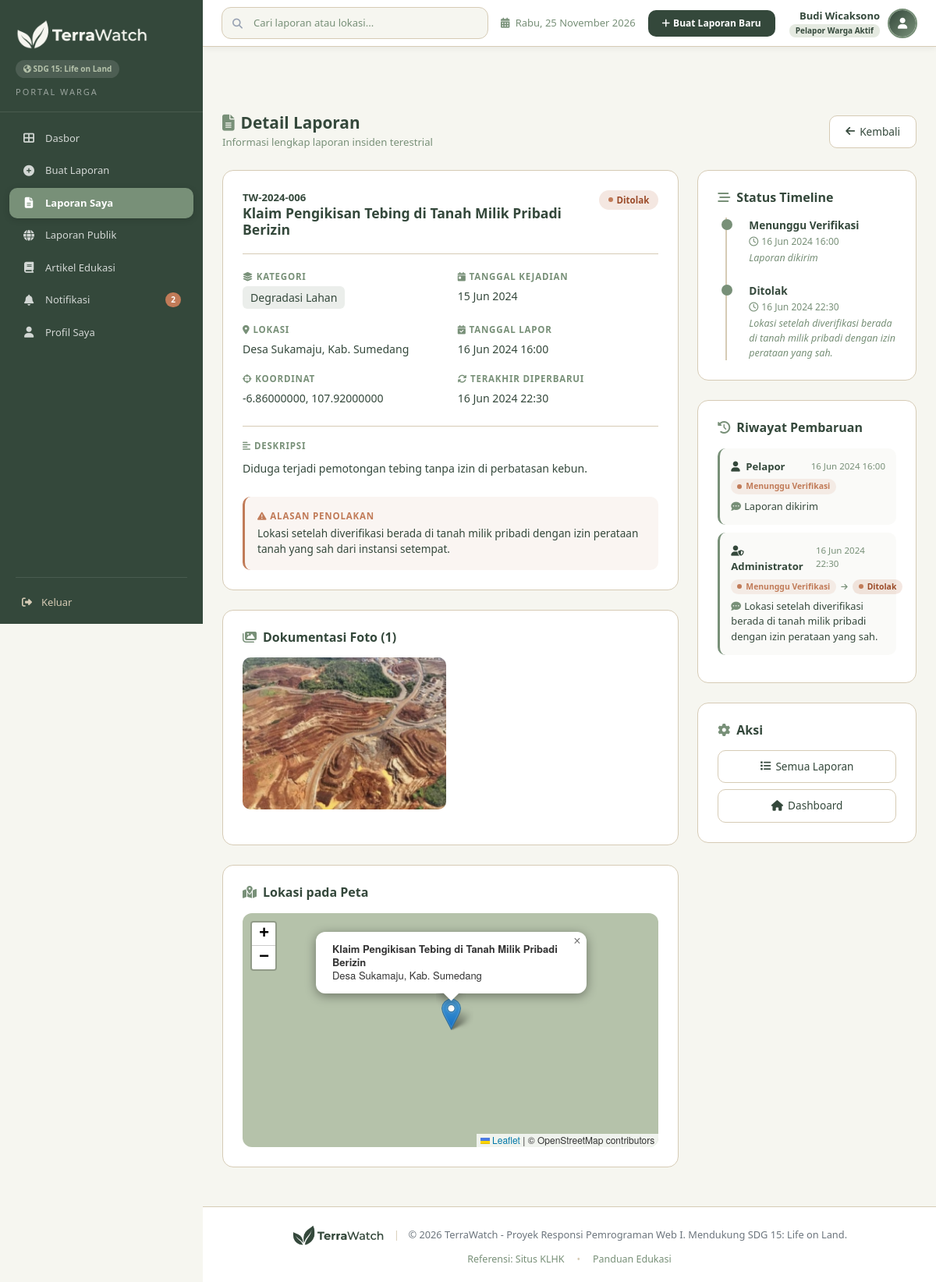
Screenshot of /user/detail_laporan.php?id=6 (signed in) with the database file from the repository.
### tables this page shows
CREATE TABLE `reports` (
  `report_id`        INT           NOT NULL AUTO_INCREMENT,
  `user_id`          INT           NOT NULL,
  `category_id`      INT           NOT NULL,
  `title`            VARCHAR(255)  NOT NULL,
  `incident_date`    DATE          NOT NULL,
  `location`         VARCHAR(500)  NOT NULL,
  `latitude`         DECIMAL(10,8) NULL DEFAULT NULL,
  `longitude`        DECIMAL(11,8) NULL DEFAULT NULL,
  `description`      TEXT          NOT NULL,
  `status`           ENUM('Pending','Revision','Verified','In Progress','Completed','Rejected') NOT NULL DEFAULT 'Pending',
  `rejection_reason` TEXT          NULL,
  `created_at`       TIMESTAMP     NOT NULL DEFAULT CURRENT_TIMESTAMP,
  `updated_at`       TIMESTAMP     NOT NULL DEFAULT CURRENT_TIMESTAMP ON UPDATE CURRENT_TIMESTAMP,
  PRIMARY KEY (`report_id`),
  INDEX `idx_reports_status` (`status`),
  INDEX `idx_reports_created_at` (`created_at`),
  INDEX `idx_reports_user_id` (`user_id`),
  INDEX `idx_reports_category_id` (`category_id`),
  CONSTRAINT `fk_reports_user`     FOREIGN KEY (`user_id`)     REFERENCES `users`(`user_id`),
  CONSTRAINT `fk_reports_category` FOREIGN KEY (`category_id`) REFERENCES `categories`(`category_id`)
);

CREATE TABLE `categories` (
  `category_id`   INT          NOT NULL AUTO_INCREMENT,
  `category_name` VARCHAR(100) NOT NULL,
  `description`   TEXT         NULL,
  `icon`          VARCHAR(50)  NULL DEFAULT NULL,
  `created_at`    TIMESTAMP    NOT NULL DEFAULT CURRENT_TIMESTAMP,
  PRIMARY KEY (`category_id`)
);

CREATE TABLE `report_images` (
  `image_id`    INT          NOT NULL AUTO_INCREMENT,
  `report_id`   INT          NOT NULL,
  `image_path`  VARCHAR(255) NOT NULL,
  `uploaded_at` TIMESTAMP    NOT NULL DEFAULT CURRENT_TIMESTAMP,
  PRIMARY KEY (`image_id`),
  INDEX `idx_report_images_report_id` (`report_id`),
  CONSTRAINT `fk_report_images_report` FOREIGN KEY (`report_id`) REFERENCES `reports`(`report_id`) ON DELETE CASCADE
);

CREATE TABLE `report_updates` (
  `update_id`  INT         NOT NULL AUTO_INCREMENT,
  `report_id`  INT         NOT NULL,
  `changed_by` INT         NULL DEFAULT NULL,
  `old_status` VARCHAR(50) NULL DEFAULT NULL,
  `new_status` VARCHAR(50) NOT NULL,
  `note`       TEXT        NULL,
  `created_at` TIMESTAMP   NOT NULL DEFAULT CURRENT_TIMESTAMP,
  PRIMARY KEY (`update_id`),
  INDEX `idx_report_updates_report_id` (`report_id`),
  CONSTRAINT `fk_report_updates_report`     FOREIGN KEY (`report_id`)  REFERENCES `reports`(`report_id`) ON DELETE CASCADE,
  CONSTRAINT `fk_report_updates_changed_by` FOREIGN KEY (`changed_by`) REFERENCES `users`(`user_id`) ON DELETE SET NULL
);

CREATE TABLE `users` (
  `user_id`       INT                  NOT NULL AUTO_INCREMENT,
  `name`          VARCHAR(100)         NOT NULL,
  `email`         VARCHAR(150)         NOT NULL,
  `password`      VARCHAR(255)         NOT NULL,
  `role`          ENUM('user','admin') NOT NULL DEFAULT 'user',
  `is_active`     TINYINT(1)           NOT NULL DEFAULT 1,
  `profile_photo` VARCHAR(255)         NULL DEFAULT NULL,
  `phone`         VARCHAR(20)          NULL DEFAULT NULL,
  `address`       TEXT                 NULL,
  `created_at`    TIMESTAMP            NOT NULL DEFAULT CURRENT_TIMESTAMP,
  PRIMARY KEY (`user_id`),
  UNIQUE INDEX `idx_users_email` (`email`)
);

### user/detail_laporan.php (the view, shortened to what the rows shown need)
<?php
require_once __DIR__ . '/../helpers/functions.php';
$userId = $_SESSION['user_id'];
$reportId = isset($_GET['id']) ? (int)$_GET['id'] : 0;
try {
    $stmt = $pdo->prepare("
        SELECT r.*, c.category_name
        FROM reports r
        LEFT JOIN categories c ON r.category_id = c.category_id
        WHERE r.report_id = ? AND r.user_id = ?
    ");
    $stmt->execute([$reportId, $userId]);
    $report = $stmt->fetch(PDO::FETCH_ASSOC);
    $stmt = $pdo->prepare("SELECT * FROM report_images WHERE report_id = ? ORDER BY uploaded_at ASC");
    $stmt->execute([$reportId]);
    $images = $stmt->fetchAll(PDO::FETCH_ASSOC);
    $stmt = $pdo->prepare("
        SELECT ru.*, u.name as changer_name, u.role as changer_role
        FROM report_updates ru
        LEFT JOIN users u ON ru.changed_by = u.user_id
        WHERE ru.report_id = ?
        ORDER BY ru.created_at ASC, ru.update_id ASC
    ");
    $stmt->execute([$reportId]);
    $updates = $stmt->fetchAll(PDO::FETCH_ASSOC);
    $timeline = [];
    if (!empty($updates)) {
        foreach ($updates as $upd) {
            $timeline[] = [
                'status' => statusLabel($upd['new_status']),
                'date'   => $upd['created_at'],
                'note'   => $upd['note'] ?? '',
                'active' => true
            ];
        }
    }
    $displayReportId = generateReportId($report['report_id'], $report['created_at'] ?? null);
} catch (PDOException $e) {
    redirect('laporan_saya.php');
}
function getCategoryBadgeClassDL($categoryName) {
    $map = [
        'Penebangan Liar' => 'deforestasi',
        'Deforestasi' => 'deforestasi',
        'Kebakaran Hutan/Lahan' => 'kebakaran',
        'Kebakaran Hutan' => 'kebakaran',
        'Pembuangan Sampah' => 'sampah',
        'Kerusakan Habitat' => 'habitat',
        'Degradasi Lahan' => 'degradasi',
        'Pencemaran Darat' => 'pencemaran',
        'Lahan Gambut' => 'gambut',
    ];
    return $map[$categoryName] ?? 'deforestasi';
}
?>
<!DOCTYPE html>
<html lang="id">
<head>
    <link href="https://cdn.jsdelivr.net/npm/bootstrap@5.3.2/dist/css/bootstrap.min.css" rel="stylesheet">
    <link href="https://cdnjs.cloudflare.com/ajax/libs/font-awesome/6.5.1/css/all.min.css" rel="stylesheet">
    <link href="https://unpkg.com/leaflet@1.9.4/dist/leaflet.css" rel="stylesheet">
    <link href="../assets/css/style.css" rel="stylesheet">
</head>
<body>
<?php include __DIR__ . '/../includes/sidebar.php'; ?>
<main class="main-content">
    <div class="row g-4">
        <div class="col-lg-8">
            <div class="detail-card">
                <div class="dc-header">
                    <div>
                        <div class="dc-id"><?= $displayReportId ?></div>
                        <h5><?= htmlspecialchars($report['title']) ?></h5>
                    </div>
                    <span class="status-badge <?= strtolower(str_replace(' ', '-', $report['status'])) ?>">
                        <span class="dot"></span>
                        <?= htmlspecialchars(statusLabel($report['status'])) ?>
                    </span>
                </div>
                <div class="detail-info-grid">
                    <div class="di-item">
                        <label><i class="fas fa-layer-group me-1"></i>Kategori</label>
                        <span class="category-badge <?= getCategoryBadgeClassDL($report['category_name'] ?? '') ?>"><?= htmlspecialchars($report['category_name'] ?? '-') ?></span>
                    </div>
                    <div class="di-item">
                        <label><i class="fas fa-calendar-day me-1"></i>Tanggal Kejadian</label>
                        <span><?= formatDate($report['incident_date'] ?? '') ?></span>
                    </div>
                    <div class="di-item">
                        <label><i class="fas fa-map-marker-alt me-1"></i>Lokasi</label>
                        <span><?= htmlspecialchars($report['location'] ?? '-') ?></span>
                    </div>
                    <div class="di-item">
                        <label><i class="fas fa-calendar-check me-1"></i>Tanggal Lapor</label>
                        <span><?= formatDateTime($report['created_at'] ?? '') ?></span>
                    </div>
                    <?php if ($report['latitude'] && $report['longitude']): ?>
                    <div class="di-item">
                        <label><i class="fas fa-crosshairs me-1"></i>Koordinat</label>
                        <span><?= $report['latitude'] ?>, <?= $report['longitude'] ?></span>
                    </div>
                    <?php endif; ?>
                    <?php if ($report['updated_at']): ?>
                    <div class="di-item">
                        <label><i class="fas fa-sync me-1"></i>Terakhir Diperbarui</label>
                        <span><?= formatDateTime($report['updated_at']) ?></span>
                    </div>
                    <?php endif; ?>
                </div>
                <?php if ($report['description']): ?>
                <div class="mt-4 pt-3" style="border-top:1px solid var(--border-color)">
                    <label style="display:block;font-size:0.72rem;text-transform:uppercase;letter-spacing:0.8px;color:var(--text-muted);font-weight:600;margin-bottom:8px">
                        <i class="fas fa-align-left me-1"></i>Deskripsi
                    </label>
                    <p style="font-size:0.88rem;line-height:1.7;color:var(--text-dark);margin:0"><?= nl2br(htmlspecialchars($report['description'])) ?></p>
                </div>
                <?php endif; ?>
                <?php if ($report['status'] === 'Rejected' && $report['rejection_reason']): ?>
                <div class="mt-4 p-3" style="background:rgba(193, 123, 88, 0.08);border-radius:10px;border-left:3px solid var(--status-rejected)">
                    <label style="display:block;font-size:0.72rem;text-transform:uppercase;letter-spacing:0.8px;color:var(--status-rejected);font-weight:600;margin-bottom:4px">
                        <i class="fas fa-exclamation-triangle me-1"></i>Alasan Penolakan
                    </label>
                    <p style="font-size:0.85rem;color:var(--text-dark);margin:0"><?= nl2br(htmlspecialchars($report['rejection_reason'])) ?></p>
                </div>
                <?php endif; ?>
            </div>
            <?php if (!empty($images)): ?>
            <div class="detail-card">
                <div class="photo-gallery">
                    <?php foreach ($images as $img):
                        $imgPath = getImageUrl($img['image_path']);
                    ?>
                    <div class="gallery-item" onclick="openLightbox('<?= htmlspecialchars($imgPath) ?>')">
                        <img src="<?= htmlspecialchars($imgPath) ?>" alt="Foto Laporan" loading="lazy" onerror="this.onerror=null;this.src='<?= APP_URL ?>/assets/img/default-forest.jpg'">
                    </div>
                    <?php endforeach; ?>
                </div>
            </div>
            <?php endif; ?>
        </div>
        <div class="col-lg-4">
            <div class="detail-card">
                <div class="status-timeline">
                    <?php foreach ($timeline as $tl): ?>
                    <div class="timeline-item">
                        <div class="tl-dot <?= $tl['active'] ? 'active' : '' ?>"></div>
                        <div class="tl-content">
                            <div class="tl-status"><?= htmlspecialchars($tl['status']) ?></div>
                            <?php if ($tl['date']): ?>
                            <div class="tl-date"><i class="far fa-clock me-1"></i><?= formatDateTime($tl['date']) ?></div>
                            <?php endif; ?>
                            <?php if ($tl['note']): ?>
                            <div class="tl-note"><?= htmlspecialchars($tl['note']) ?></div>
                            <?php endif; ?>
                        </div>
                    </div>
                    <?php endforeach; ?>
                </div>
            </div>
            <?php if (!empty($updates)): ?>
            <div class="detail-card">
                <?php foreach ($updates as $upd): ?>
                <div class="update-history-item">
                    <div class="uh-header">
                        <span class="uh-admin">
                            <i class="fas fa-<?= ($upd['changed_by'] == $userId ? 'user' : 'user-shield') ?> me-1"></i>
                            <?= ($upd['changed_by'] == $userId ? 'Pelapor' : htmlspecialchars($upd['changer_name'] ?? 'Admin')) ?>
                        </span>
                        <span class="uh-date"><?= formatDateTime($upd['created_at']) ?></span>
                    </div>
                    <div class="uh-change">
                        <?php if (!empty($upd['old_status'])): ?>
                        <span class="status-badge <?= strtolower(str_replace(' ', '-', $upd['old_status'])) ?>" style="font-size:0.65rem;padding:2px 8px">
                            <span class="dot"></span><?= htmlspecialchars(statusLabel($upd['old_status'])) ?>
                        </span>
                        <i class="fas fa-arrow-right" style="font-size:0.6rem;color:var(--text-muted)"></i>
                        <?php endif; ?>
                        <span class="status-badge <?= strtolower(str_replace(' ', '-', $upd['new_status'])) ?>" style="font-size:0.65rem;padding:2px 8px">
                            <span class="dot"></span><?= htmlspecialchars(statusLabel($upd['new_status'])) ?>
                        </span>
                    </div>
                    <?php if ($upd['note']): ?>
                    <div class="uh-note"><i class="fas fa-comment-dots me-1 text-muted"></i><?= htmlspecialchars($upd['note']) ?></div>
                    <?php endif; ?>
                </div>
                <?php endforeach; ?>
            </div>
            <?php endif; ?>
        </div>
    </div>
</main>
<?php include __DIR__ . '/../includes/footer.php'; ?>

### rows the page displays
reports: displayReportId "TW-2024-006", title "Klaim Pengikisan Tebing di Tanah Milik Pribadi Berizin", status "Ditolak", category.category_name "Degradasi Lahan", incident_date "15 Jun 2024", location "Desa Sukamaju, Kab. Sumedang", created_at "16 Jun 2024 16:00", latitude "-6.86000000", longitude "107.92000000", updated_at "16 Jun 2024 22:30", description "Diduga terjadi pemotongan tebing tanpa izin di perbatasan kebun.", rejection_reason "Lokasi setelah diverifikasi berada di tanah milik pribadi dengan izin perataan tanah yang sah dari instansi setempat."
report_images: image_path (picture)
report_updates: status "Menunggu Verifikasi", created_at "16 Jun 2024 16:00", note "Laporan dikirim", shows "Pelapor", new_status "Menunggu Verifikasi"
report_updates: status "Ditolak", created_at "16 Jun 2024 22:30", note "Lokasi setelah diverifikasi berada di tanah milik pribadi dengan izin perataan yang sah.", changed_by.name "Administrator", old_status "Menunggu Verifikasi", new_status "Ditolak"

### other values shown
$unreadCount "2"
$userName "Budi Wicaksono"
$roleBadge "Pelapor Warga Aktif"
count($images) "1"
